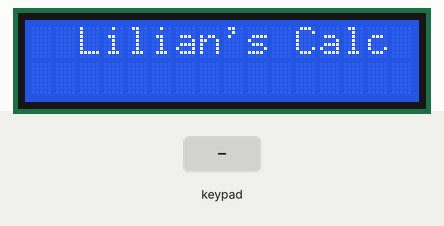
Bench run of a sketch on a simulated Arduino Uno, built with avr-gcc and run on an emulated ATmega328P. On the bench: 16×2 character LCD. Wiring (inferred from the names in the program): 4×4 keypad with keys 7 8 9 / 4 5 6 * 1 2 3 - C 0 = +: rows pin 0, pin 1, pin 2, pin 3; columns pin 4, pin 5, pin 6, pin 7. The test bench sets the inputs (shaded band).

Above: at 1.2 s.
1.3 s: keypad keys 7 + 5 = pressed 0.4 s apart
At 3.2 s:
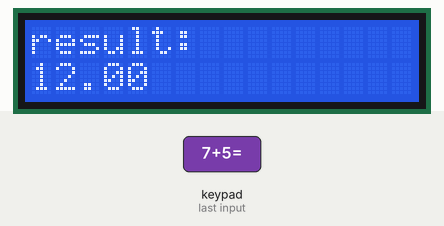
4.4 s: keypad keys 1 2 * pressed 0.4 s apart
At 6.3 s:
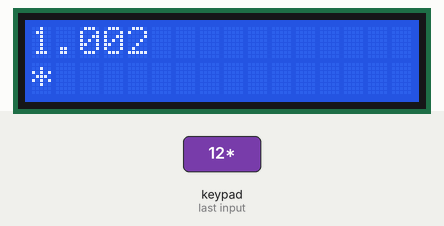
7.1 s: keypad keys 8 / 2 = pressed 0.4 s apart
At 7.45 s:
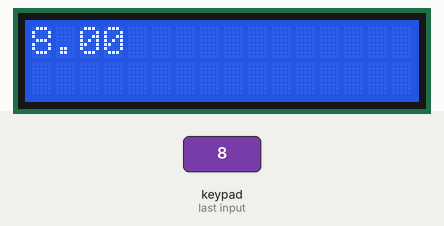
10.2 s: key '9' pressed
11.8 s: key '7' pressed
At 12.5 s:
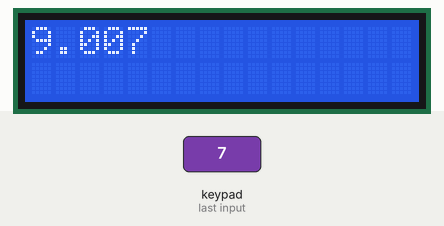
Timing chart, 0 to 14.4 s (numbered marks = the images above; inputs shaded):
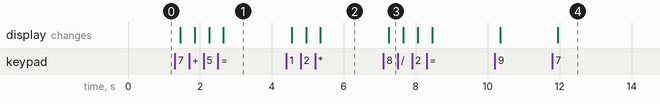

The sketch:

calculator.ino
```cpp
#include <LiquidCrystal.h>
#define r1 0
#define r2 1
#define r3 2
#define r4 3
#define c1 4
#define c2 5
#define c3 6
#define c4 7

//Define a 4x4 keypad
const byte ROWS = 4;
const byte COLS = 4;
// Define the keys on the keypad
char keys[ROWS][COLS] = {
  {'7', '8', '9', '/'},
  {'4', '5', '6', '*'},
  {'1', '2', '3', '-'},
  {'C', '0', '=', '+'}
};

// Initialize LCD objects
LiquidCrystal lcd(8, 9, 10, 11, 12, 13);


float result = 0;        // Final result of the calculations
float tempNum = 0;       // Temporary number storage for input
char operation = '\0';   // Operation (+, -, *, /) being performed
bool inputInProgress = false; // Flag to track input state

void setup() {
  // Sets the row pins (r1-r4) as OUTPUT and initializes them to a HIGH state.
  pinMode(r1, OUTPUT);
  pinMode(r2, OUTPUT);
  pinMode(r3, OUTPUT);
  pinMode(r4, OUTPUT);

  digitalWrite(r1, HIGH);
  digitalWrite(r2, HIGH);
  digitalWrite(r3, HIGH);
  digitalWrite(r4, HIGH);

  // Sets the column pins (c1-c4) as INPUT_PULLUP, enabling internal pull-up resistors.
  pinMode(c1, INPUT_PULLUP);
  pinMode(c2, INPUT_PULLUP);
  pinMode(c3, INPUT_PULLUP);
  pinMode(c4, INPUT_PULLUP);

  // Initializes the LCD with 16 columns and 2 rows, then displays the initial message on the LCD.
  lcd.begin(16, 2);
  lcd.print("  Lilian's Calc  ");

}

// Function to check if a key is pressed
char ckeckInput(void) {
  int Read;
  int flag = 0;

  for (int i = 0; i < ROWS; i++) {
    digitalWrite(i, LOW);

    for (int j = 0; j < COLS; j++) {
      Read = digitalRead(j + 4);

      // Wait until the key is released
      while (Read == LOW) {
        Read = digitalRead(j + 4);
        flag = 1;
      }

      if (flag == 1) {
        // Release the row pin
        digitalWrite(i, HIGH);
        return keys[i][j]; // Return the pressed key
      }
    }
    // Release the row pin
    digitalWrite(i, HIGH);
  }
  return 0; // Return 0 if no key is pressed
}

// Continuously checks for a pressed key using ckeckInput() and processes it using handleInput() if a valid key is detected.
void loop() {
  char key = ckeckInput();

  if (key != '\0') {
    handleInput(key);
  }
}

// Function to handle the input received from the keypad
void handleInput(char key) {
  // If the key is a digit
  if (isdigit(key)) {
    if (!inputInProgress) {
      lcd.clear();             // Clear the LCD display
      tempNum = atof(&key);    // Store the first digit as temporary number
      lcd.setCursor(0, 0);     // Set cursor to position (0, 0)
      lcd.print(tempNum);      // Display the number on LCD
      inputInProgress = true;  // Update input in progress flag
    } else {
      lcd.print(key);          // Display additional digits pressed
      tempNum = tempNum * 10 + atof(&key); // Accumulate the digits for a multi-digit number
    }
  } else if (key == 'C') { // If 'C' is pressed, clear the calculator
    lcd.clear();           // Clear the LCD display
    resetCalculator();     // Reset the calculator state
  } else if (key == '=') { // If '=' is pressed, perform the calculation
    if (inputInProgress && operation != '\0') {
      // Perform the calculation
      calculate();

      lcd.clear(); // Clear the LCD
      lcd.setCursor(0, 0);
      lcd.print("result:");

      lcd.setCursor(0, 1); // Move cursor to the second line of LCD
      lcd.print(result);   // Display the result on LCD
      resetCalculator();   // Reset the calculator state
    }
  } else {
    if (inputInProgress) {
      if (operation == '\0') { // If no operation is selected yet
        result = tempNum;     // Store the number as the initial result
      } else {
        calculate();          // Perform the calculation for non-initial results
      }

      lcd.setCursor(0, 1);   // Move cursor to the second line of LCD
      lcd.print(key);        // Display the operator (+, -, *, /) on LCD
      operation = key;       // Store the operator
      inputInProgress = false; // Reset input flag for the next number
    }
  }
}

// Function to perform the calculation based on the stored operator
void calculate() {
  switch (operation) {
    case '+':
      result += tempNum;
      break;
    case '-':
      result -= tempNum;
      break;
    case '*':
      result *= tempNum;
      break;
    case '/':
      if (tempNum != 0) {
        result /= tempNum;
      } else {
        lcd.clear();
        lcd.print("Error: Division by zero"); // Display error message
        delay(2000); // Wait for 2 seconds
        resetCalculator(); // Reset the calculator
      }
      break;
    default:
      break;
  }
}

// Function to reset the calculator state
void resetCalculator() {
  // Reset final result , temporary number , operator and input state flag
  result = 0;
  tempNum = 0;
  operation = '\0';
  inputInProgress = false;
}
```

Measured:
- after the input at 1.3 s, the display: first changes after 0.15 s (image 1 shows a later state)
- after the input at 4.4 s, the display: first changes after 0.15 s (image 2 shows a later state)
- after the input at 7.1 s, the display: changes after 0.15 s (image 3)
- after the input at 11.8 s, the display: changes after 0.15 s (image 4)
